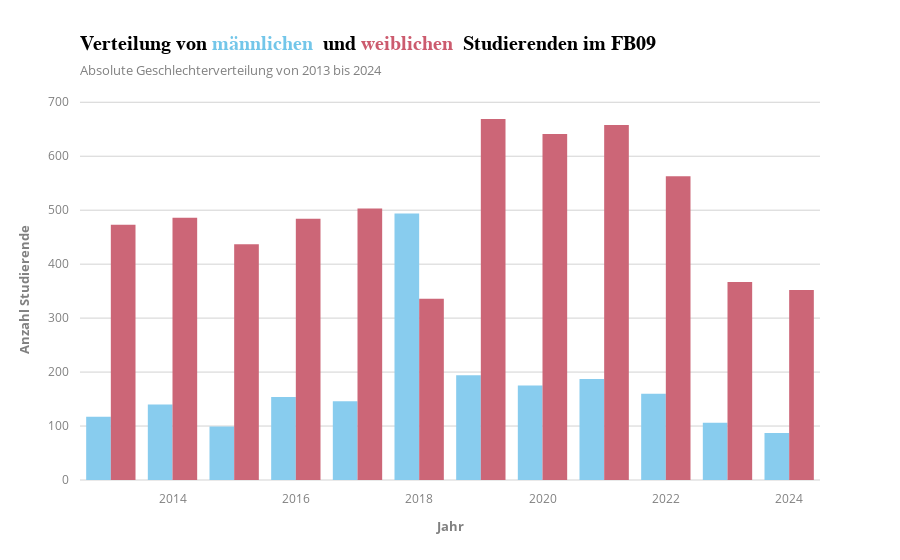

Write notebook code for a chart like this one.
### Code cell
years = list(range(2013, 2025, 1))
men_counts = df['Männer'] 
women_counts = df['Frauen']

colors = px.colors.qualitative.Safe

layout = go.Layout(
    xaxis=dict(title='Jahr'),
    yaxis=dict(title='Anzahl Studierende'),
    barmode='group',
    template='infoviz',
    title="<b>Verteilung von </b><span style='color:#73c6e9;'>männlichen</span> <b> und </b><span style='color:#cc5b6e;'>weiblichen</span> <b> Studierenden im FB09",
    showlegend=False
)

data = [
    go.Bar(
        x=years,
        y=men_counts,
        name='Männer',
        marker=dict(color=colors[0]),  
    ),
    go.Bar(
        x=years,
        y=women_counts,
        name='Frauen',
        marker=dict(color=colors[1]),
    )
]


fig = go.Figure(data=data, layout=layout)

fig.show()

### Figure 1 — Plotly figure (JSON) as saved in the notebook; plotly's stock layout.template omitted (floating-point values rounded to 4 significant figures)
{"data": [{"marker": {"color": "rgb(136, 204, 238)"}, "name": "Männer", "type": "bar", "x": [2013, 2014, 2015, 2016, 2017, 2018, 2019, 2020, 2021, 2022, 2023, 2024], "y": [117, 140, 99, 154, 146, 494, 194, 175, 187, 160, 106, 87]}, {"marker": {"color": "rgb(204, 102, 119)"}, "name": "Frauen", "type": "bar", "x": [2013, 2014, 2015, 2016, 2017, 2018, 2019, 2020, 2021, 2022, 2023, 2024], "y": [473, 486, 437, 484, 503, 336, 669, 641, 658, 563, 367, 352]}], "layout": {"barmode": "group", "showlegend": false, "title": {"text": "<b>Verteilung von </b><span style='color:#73c6e9;'>männlichen</span> <b> und </b><span style='color:#cc5b6e;'>weiblichen</span> <b> Studierenden im FB09"}, "xaxis": {"title": {"text": "Jahr"}}, "yaxis": {"title": {"text": "Anzahl Studierende"}}}}
